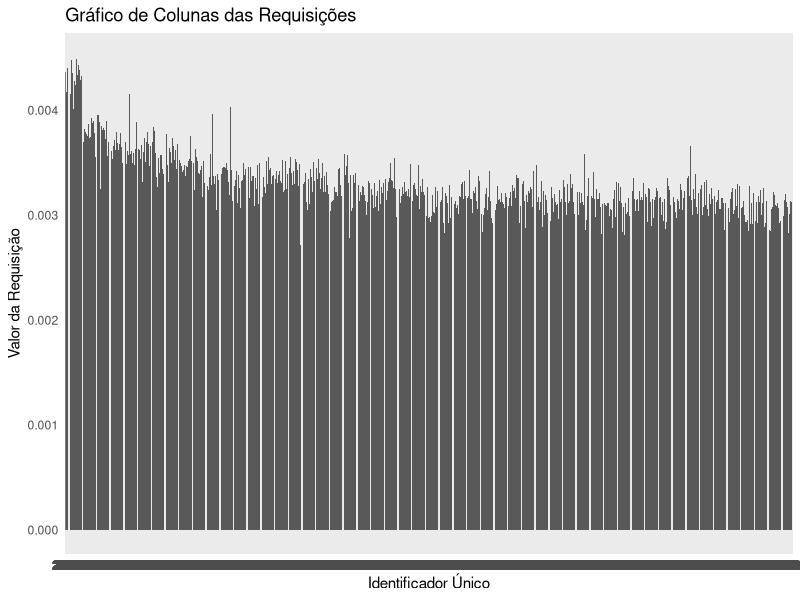
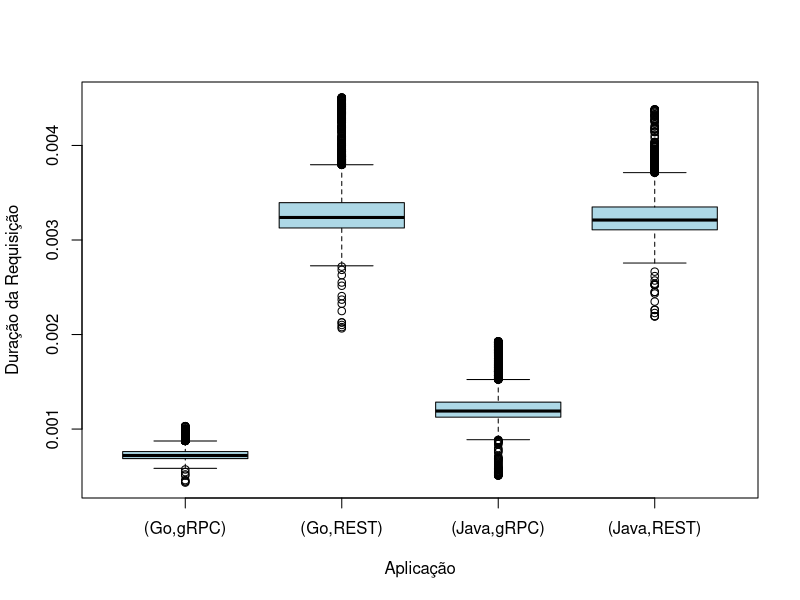

R code for these plots, in order:
library(tidyverse)
library(readr)
library(reshape2)
library(stats)
database <- read_csv("dados/experimento6.csv")

data <- database %>%
  mutate(
    language = stringr::str_extract(app_name, "java|go"),
    protocol = stringr::str_extract(app_name, "http|grpc")
  )

data$language <- as.factor(data$language)
data$protocol <- as.factor(data$protocol)
data$request_size <- as.factor(data$request_size)

size <- "small"
javahttp <- filter(data, request_size==size, app_name=="javahttp")
javagrpc <- filter(data, request_size==size, app_name=="javagrpc")
gohttp <- filter(data, request_size==size, app_name=="gohttp")
gogrpc <- filter(data, request_size==size, app_name=="gogrpc")

remover_outliers <- function(dados, campo) {
  Q1 <- quantile(dados[[campo]], 0.25)
  Q3 <- quantile(dados[[campo]], 0.75)
  IQR <- Q3 - Q1
  
  limite_inferior <- Q1 - 3.5 * IQR
  limite_superior <- Q3 + 3.5 * IQR
  
  dados_filtrados <- dados[dados[[campo]] >= limite_inferior & dados[[campo]] <= limite_superior, ]
  
  return(dados_filtrados)
}

javahttp <- remover_outliers(javahttp, "value")
javagrpc <- remover_outliers(javagrpc, "value")
gohttp <- remover_outliers(gohttp, "value")
gogrpc <- remover_outliers(gogrpc, "value")

data_joined <- rbind(javahttp, javagrpc, gohttp, gogrpc)

print(wilcox.test(javahttp$value, javagrpc$value, paired = FALSE))
print(wilcox.test(javahttp$value, gohttp$value, paired = FALSE))
print(wilcox.test(javahttp$value, gogrpc$value, paired = FALSE))
print(wilcox.test(javagrpc$value, gohttp$value, paired = FALSE))
print(wilcox.test(javagrpc$value, gogrpc$value, paired = FALSE))
print(wilcox.test(gohttp$value, gogrpc$value, paired = FALSE))

kruskal.test(value ~ protocol, data = data_joined)
kruskal.test(value ~ language, data = data_joined)
data_joined$combined_factor <- interaction(data_joined$protocol, data_joined$language)
kruskal.test(value ~ combined_factor, data = data_joined)

mean_javahttp <- mean(javahttp$value)
mean_javagrpc <- mean(javagrpc$value)
mean_gohttp <- mean(gohttp$value)
mean_gogrpc <- mean(gogrpc$value)

median_javahttp <- median(javahttp$value)
median_javagrpc <- median(javagrpc$value)
median_gohttp <- median(gohttp$value)
median_gogrpc <- median(gogrpc$value)

stddev_javahttp <- sd(javahttp$value)
stddev_javagrpc <- sd(javagrpc$value)
stddev_gohttp <- sd(gohttp$value)
stddev_gogrpc <- sd(gogrpc$value)

mean_javahttp
mean_javagrpc
mean_gohttp
mean_gogrpc

stddev_javahttp
stddev_javagrpc
stddev_gohttp
stddev_gogrpc

ggplot(gohttp, aes(x=as.factor(id), y=value)) +
  geom_bar(stat="identity") +
  theme_minimal() +
  labs(title="Gráfico de Colunas das Requisições",
       x="Identificador Único",
       y="Valor da Requisição")


data_joined$app_name <- factor(data_joined$app_name,
                               levels = c("gogrpc", "gohttp", "javagrpc", "javahttp"),
                               labels = c("(Go,gRPC)", "(Go,REST)", "(Java,gRPC)", "(Java,REST)"))

boxplot(value ~ app_name, data = data_joined, col = "lightblue", main = "",
        xlab = "Aplicação", ylab = "Duração da Requisição")
